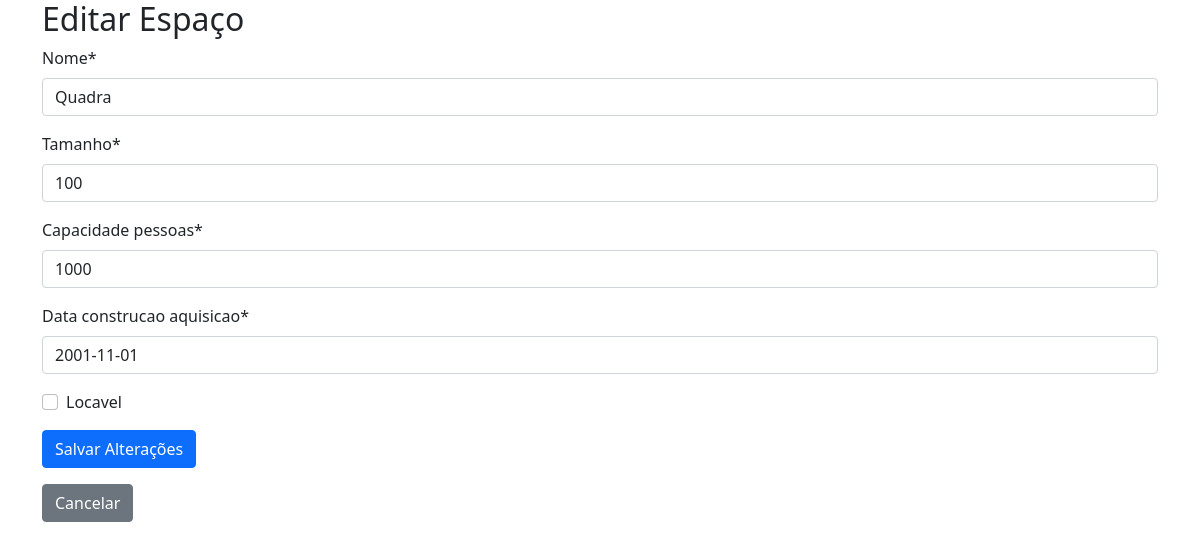
The app's page /espacos/2/editar/, older data.
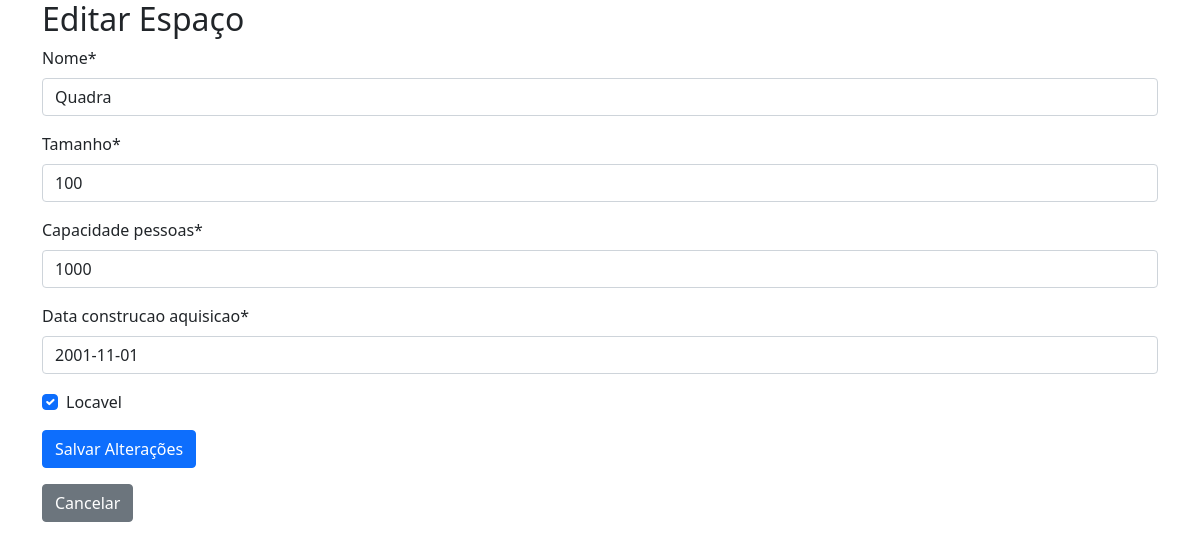
The same page, newer data.
### clube/models.py (models this page shows, shortened)
class EspacoLocavel(models.Model):
    nome = models.CharField(max_length=100)
    tamanho = models.IntegerField()
    capacidade_pessoas = models.IntegerField()
    data_construcao_aquisicao = models.DateField()
    locavel = models.BooleanField(default=True)

### clube/views.py (the view, shortened to what this page needs)
# urls.py: path('espacos/<int:pk>/editar/', EspacoUpdateView.as_view(), name='espaco_edit'),
class EspacoUpdateView(UpdateView):
    model = EspacoLocavel
    form_class = EspacoForm
    template_name = 'espaco/espaco_edit.html'

### clube/forms.py
class EspacoForm(forms.ModelForm):
    class Meta:
        model = EspacoLocavel
        fields = '__all__'

### clube/templates/espaco/espaco_edit.html (shortened to what this page needs)
{% load crispy_forms_tags %}
<head>
    <link href="https://cdn.jsdelivr.net/npm/bootstrap@5.0.2/dist/css/bootstrap.min.css" rel="stylesheet">
</head>
<body>
    <div style="padding-bottom: 15px;" class="container">
        <h2>Editar Espaço</h2>
        <form method="post" enctype="multipart/form-data">
            {{ form|crispy }}
            <button class="btn btn-primary" type="submit">Salvar Alterações</button>
        </form>
        <a class="btn btn-secondary" href="{% url 'espaco_list'  %}">Cancelar</a>
    </div>
</body>

Row changes from the older to the newer data that the page shows:
changed EspacoLocavel "Quadra": locavel "☐" → "☑"
